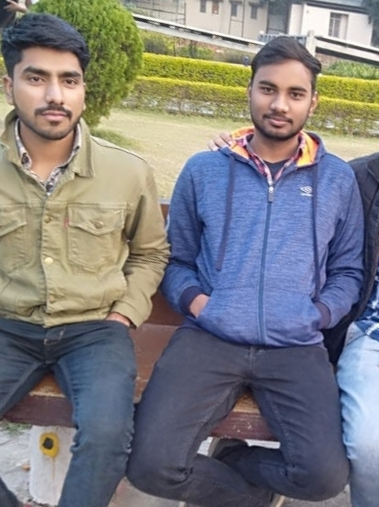
#> input picture Resources/test_01.jpg, 379 x 507 px, found by its file name
$ python 10_Face_Detecion.py
#> lines starting #> are read from the running program, lines starting #| are printed output that depends on the picture; after the words box and inside, x2 and y2 are one past the last pixel; in counts of white or black regions, pixels touching at a corner belong together
"""
To Detect FACES, we are going to use the method proposed by VIOLA and JONES.
It's the earliest method that allows real time object detection.

To detect FACES, we collect lots of:
 1) Positives: Contains images of FACES
 2) Negatives: Contains images of anything but not FACES
Using these Positives and Negatives we train and create a cascade file that
will help us find FACES in new Images

# NOTE: Here, we will use a pretrained file provided by OpenCV
Although we can create our own custom cascade file and use it to detect FACES.
(We can create custom cascade to detect anything we need)

"""


import cv2

faceCascade = cv2.CascadeClassifier("..\Resources\haarcascades\haarcascade_frontalface_default.xml")

img = cv2.imread(r"C:\Users\CHAND\PycharmProjects\OpenCV_Murtazas_Workshop\Resources\test_01.jpg")
#> img is the input picture: shape (507, 379, 3); mean B, G, R 126.8, 124.1, 124.3
imgGray = cv2.cvtColor(img,cv2.COLOR_BGR2GRAY)
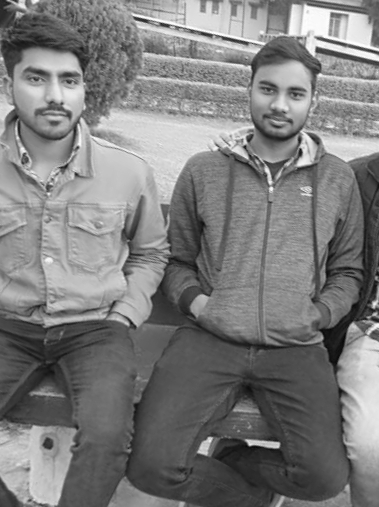
#> imgGray: shape (507, 379); min 7, max 255, mean 124.5
imgDuplicate = img.copy()

faces = faceCascade.detectMultiScale(imgGray,1.1,4)
#> faces = [[12, 47, 84, 84], [242, 61, 79, 79]]

for (x,y,w,h) in faces:
    cv2.rectangle(imgDuplicate,(x,y),(x+w,y+h),(0,255,0),2)
#> this loop made 2 passes
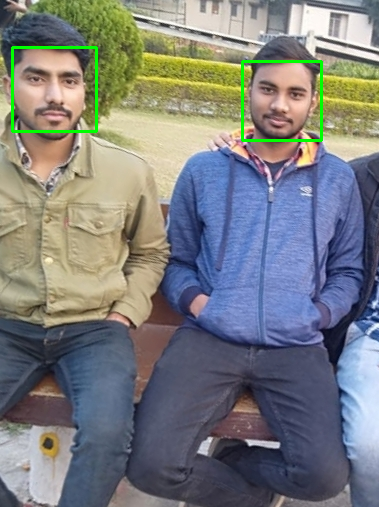
#> imgDuplicate: shape (507, 379, 3); 1.01% of pixels changed, all inside (x1, y1, x2, y2) = (11, 46, 323, 142)

cv2.imshow("Original Image",img)
cv2.imshow("face detected Image",imgDuplicate)
cv2.waitKey(0)

$ run again, with Resources/test_02.jpg copied over Resources/test_01.jpg
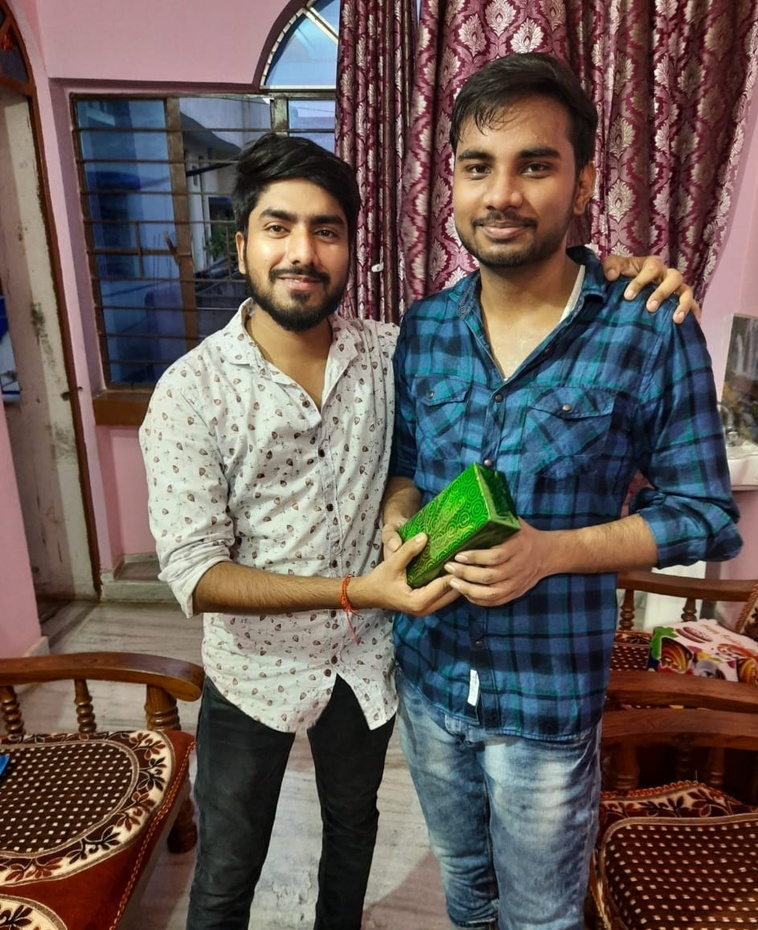
#> input picture Resources/test_02.jpg, 758 x 930 px, shrunk from 943 x 1157 before the run, found by its file name
#> img is the input picture: shape (930, 758, 3); mean B, G, R 86.6, 91.3, 103.3
#> `imgGray = cv2.cvtColor(img,cv2.COLOR_BGR2GRAY)`:
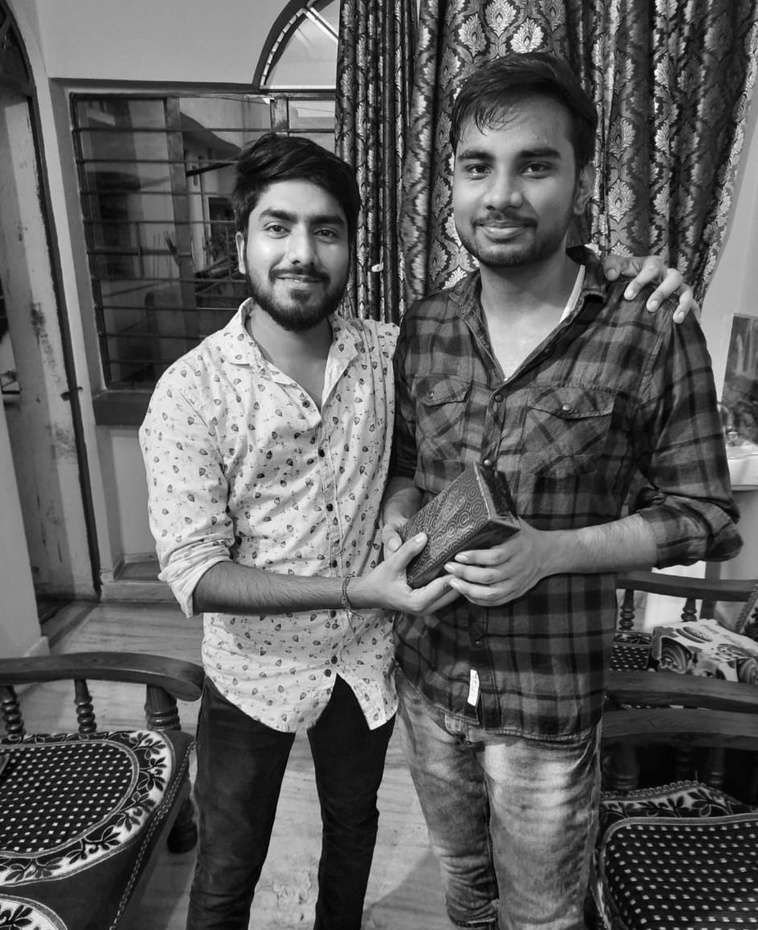
#> imgGray: shape (930, 758); min 0, max 254, mean 94.3
#> faces = [[546, 29, 29, 29], [406, 299, 57, 57], [60, 98, 88, 88], [232, 173, 139, 139], [424, 102, 165, 165]]
#> the loop `for (x,y,w,h) in faces:` made 5 passes
#> after the loop `for (x,y,w,h) in faces:`:
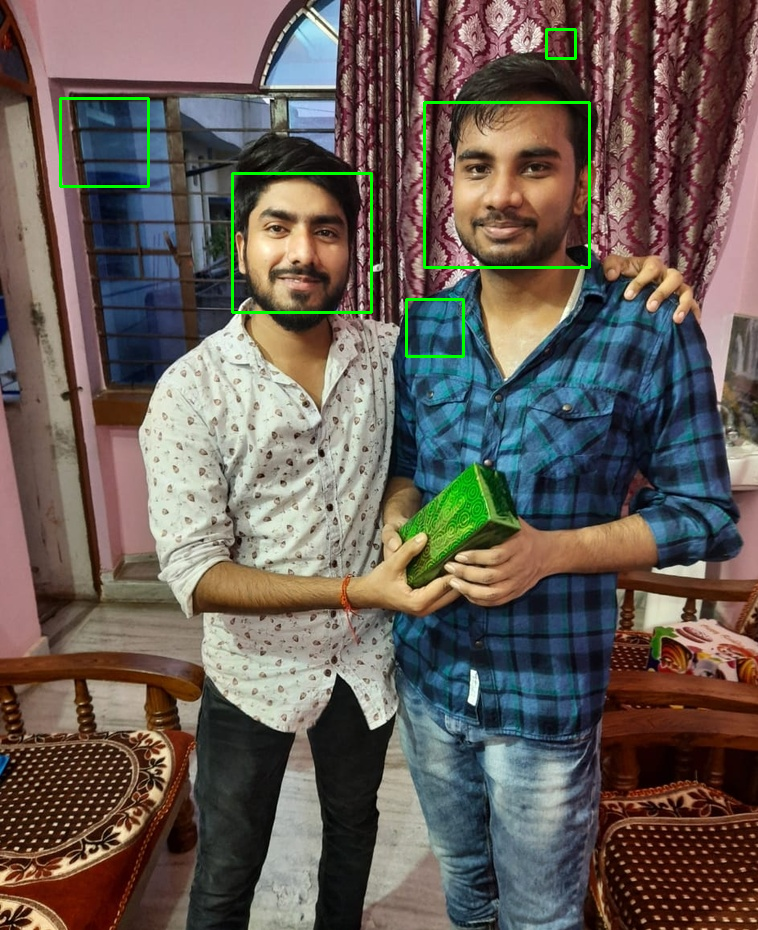
#> imgDuplicate: shape (930, 758, 3); 0.81% of pixels changed, all inside (x1, y1, x2, y2) = (59, 28, 591, 358)

$ run again, with Resources/test_03.jpg copied over Resources/test_01.jpg
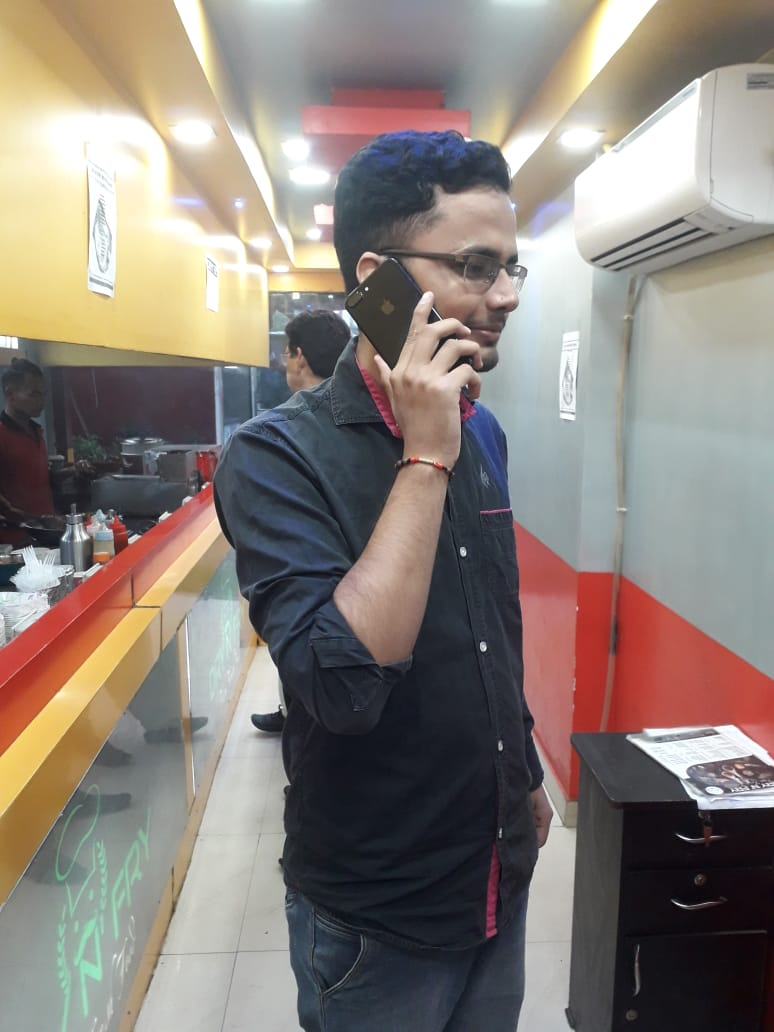
#> input picture Resources/test_03.jpg, 774 x 1032 px, found by its file name
#> img is the input picture: shape (1032, 774, 3); mean B, G, R 121.3, 128.2, 137.5
#> `imgGray = cv2.cvtColor(img,cv2.COLOR_BGR2GRAY)`:
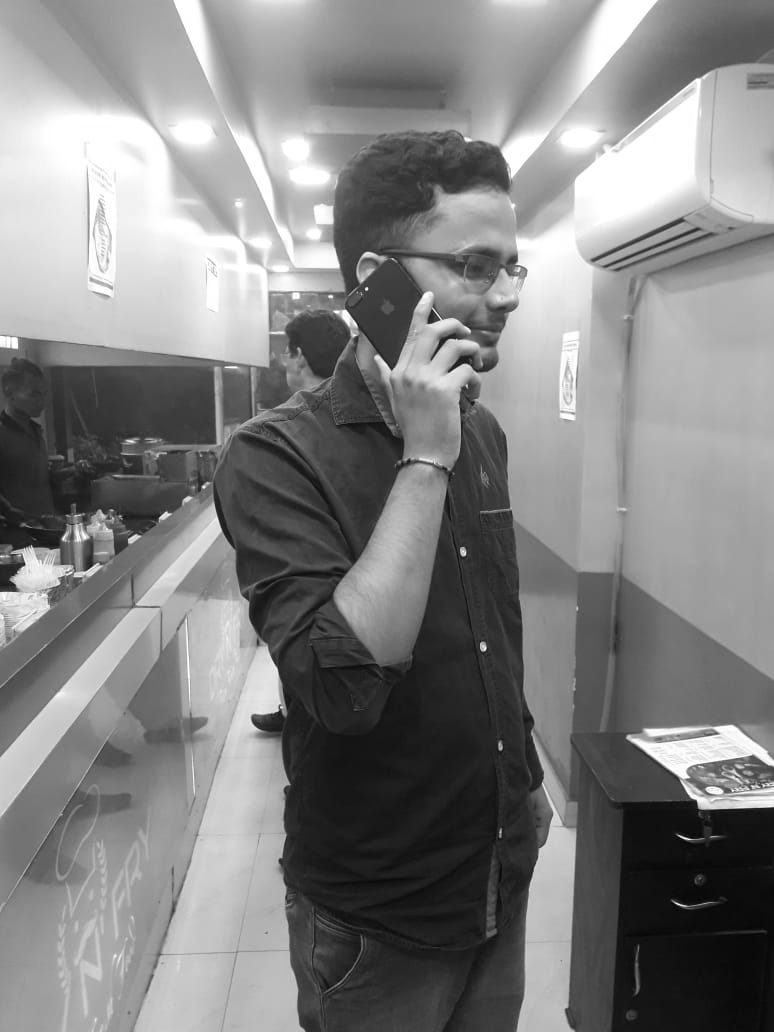
#> imgGray: shape (1032, 774); min 1, max 255, mean 130.2
#> faces = [[186, 639, 64, 64], [210, 758, 70, 70], [160, 907, 121, 121]]
#> the loop `for (x,y,w,h) in faces:` made 3 passes
#> after the loop `for (x,y,w,h) in faces:`:
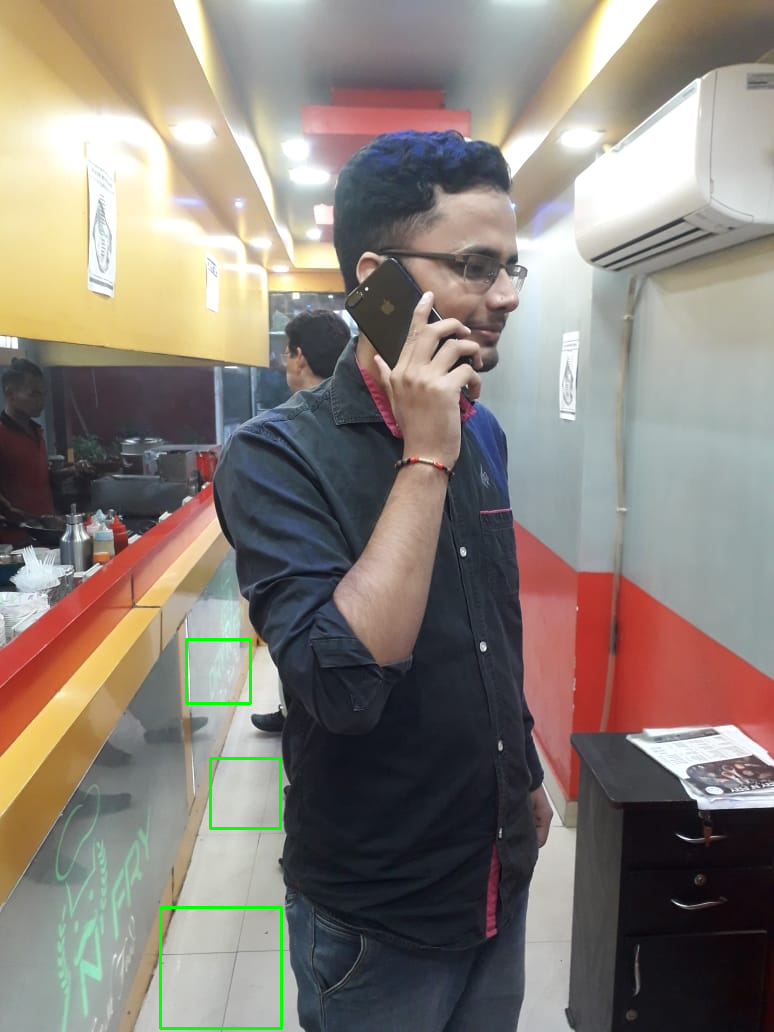
#> imgDuplicate: shape (1032, 774, 3); 0.38% of pixels changed, all inside (x1, y1, x2, y2) = (159, 638, 283, 1030)

$ run again, with Resources/test_04.jpg copied over Resources/test_01.jpg
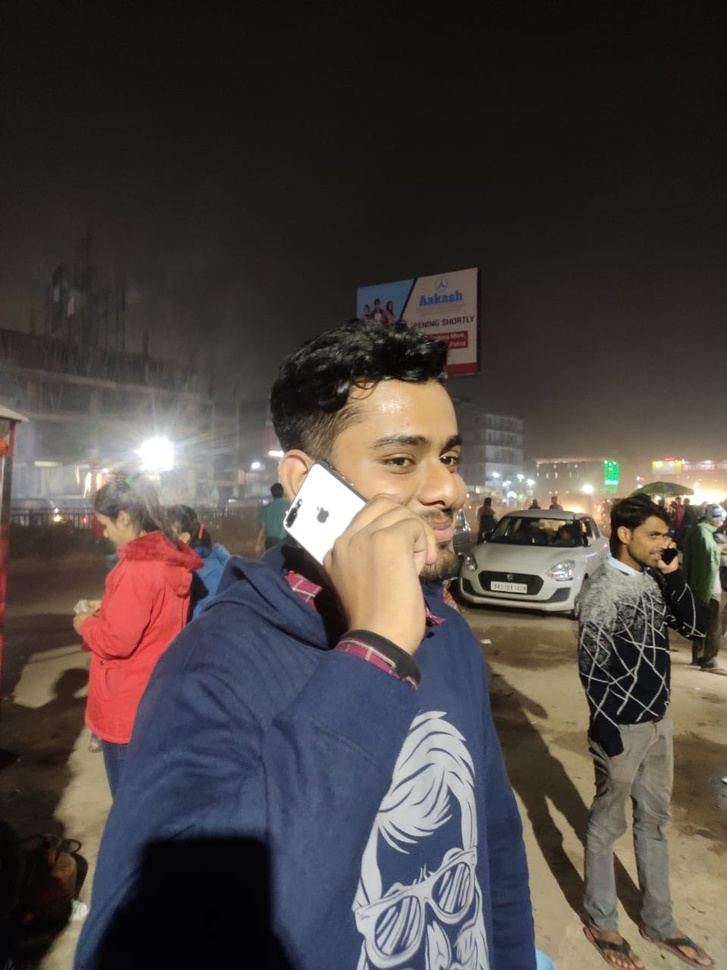
#> input picture Resources/test_04.jpg, 727 x 970 px, shrunk from 960 x 1280 before the run, found by its file name
#> img is the input picture: shape (970, 727, 3); mean B, G, R 65.9, 69, 76.5
#> `imgGray = cv2.cvtColor(img,cv2.COLOR_BGR2GRAY)`:
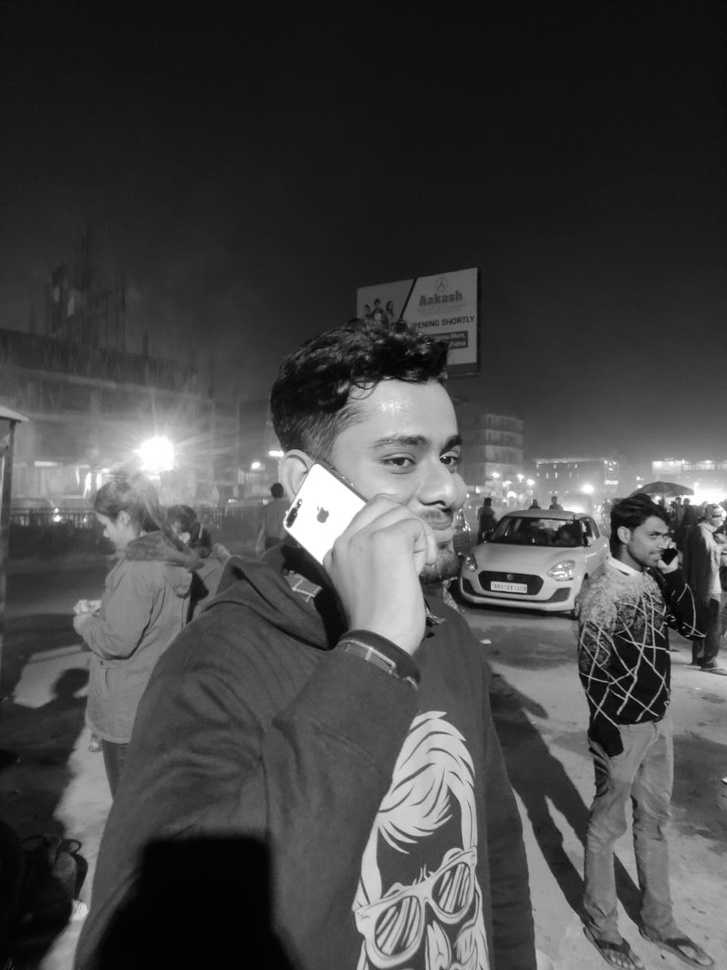
#> imgGray: shape (970, 727); min 1, max 255, mean 70.9
#> faces = [[401, 699, 72, 72], [318, 386, 187, 187]]
#> the loop `for (x,y,w,h) in faces:` made 2 passes
#> after the loop `for (x,y,w,h) in faces:`:
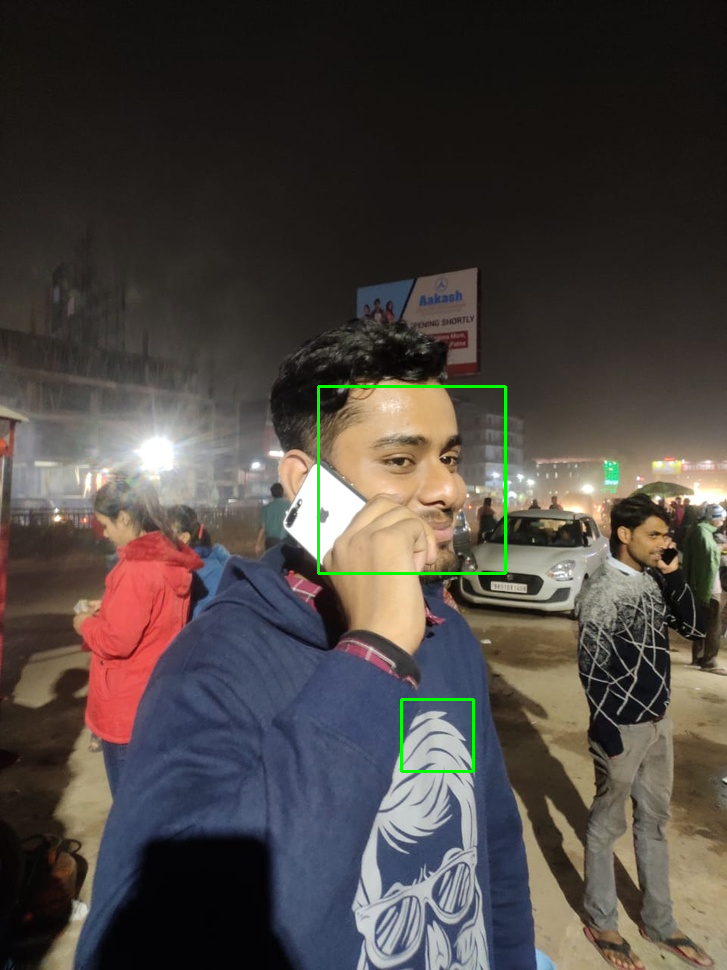
#> imgDuplicate: shape (970, 727, 3); 0.44% of pixels changed, all inside (x1, y1, x2, y2) = (317, 385, 507, 773)
